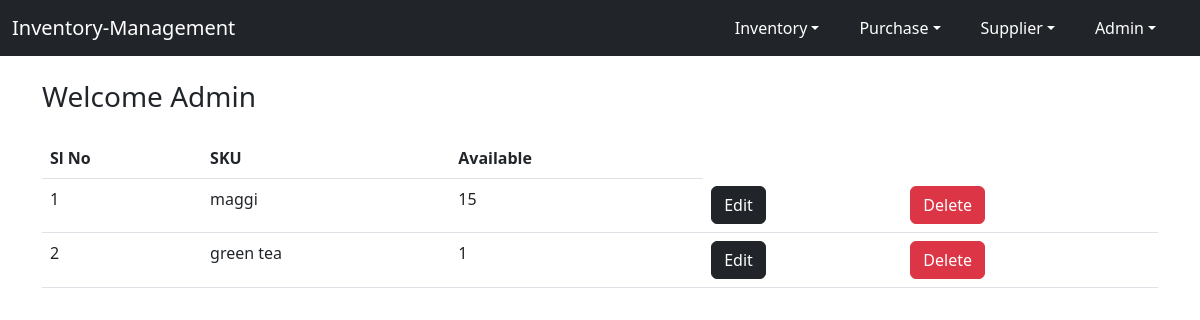
Page /index/ (signed in) on the committed database.
### inventory/models.py (models this page shows, shortened)
class InventoryModel(models.Model):
    sku = models.CharField(max_length=100)
    available_quantity = models.IntegerField()

### inventory/views.py (the view)
# urls.py: path('index/', views.index, name='index'),
@login_required
def index(request):
    model = InventoryModel.objects.all()
    return render(request, 'inventory/index.html', {
        'model': model
    })

### inventory/templates/inventory/index.html (shortened to what this page needs)
{% extends 'base.html' %}
{% block content %}
    <div class='container'>
        <h3 class='mt-4 mb-4'> Welcome {{user.username|capfirst}} </h3>
        <table class="table table-hover">
            <thead>
              <tr>
                <th scope="col">Sl No</th>
                <th scope="col">SKU</th>
                <th scope="col">Available</th>
              </tr>
            </thead>
            <tbody>
                {% for row in model %}
                    <tr>
                        <td>{{ forloop.counter }}</td>
                        <td>{{ row.sku }}</td>
                        <td>{{ row.available_quantity }}</td>
                        <td><a class='btn btn-dark' href={% url 'edit-stock' row.sku %}>Edit</a></td>
                        <td><a class='btn btn-danger' href={% url 'delete-stock' row.sku %}>Delete</a></td>
                    </tr>
                {% endfor %}
            </tbody>
          </table>
    </div>
{% endblock %}

### templates/base.html (shortened to what this page needs)
<!DOCTYPE html>
<html lang="en">
<head>
    <link href="https://cdn.jsdelivr.net/npm/bootstrap@5.2.0-beta1/dist/css/bootstrap.min.css" rel="stylesheet">
</head>
<body>
    <nav class="navbar navbar-expand-lg navbar-dark bg-dark">
        <div class="container-fluid">
            {% if not user.is_authenticated %}
                <a class="navbar-brand" href="{% url 'sign-in' %}">
                    Inventory-Management
                </a>
            {% else %}
                <a class="navbar-brand" href="{% url 'index' %}">
                    Inventory-Management
                </a>
            {% endif %}
            <ul class="nav justify-content-end ">
                {% if not user.is_authenticated %}
                    <li class="nav-item">
                        <a class="nav-link text-white" href="{% url 'sign-up' %}">Sign Up</a>
                    </li>
                 {% else %}
                    <div class="collapse navbar-collapse" id="navbarNavDarkDropdown">
                        <ul class="navbar-nav">
                            <li class="nav-item dropdown me-4">
                                <a class="nav-link text-white dropdown-toggle" href="{% url 'index' %} id="navbarDarkDropdownMenuLink" role="button" data-bs-toggle="dropdown" aria-expanded="false"">Inventory</a>
                            </li>
                            <li class="nav-item dropdown me-4">
                                <a class="nav-link text-white dropdown-toggle" href="#" id="navbarDarkDropdownMenuLink" role="button" data-bs-toggle="dropdown" aria-expanded="false">Purchase</a>
                            </li>
                            <li class="nav-item dropdown me-4">
                                <a class="nav-link text-white dropdown-toggle" href="#" id="navbarDarkDropdownMenuLink" role="button" data-bs-toggle="dropdown" aria-expanded="false">Supplier</a>
                            </li>
                            <li class="nav-item dropdown me-4">
                                <a class="nav-link text-white dropdown-toggle" href="#" id="navbarDarkDropdownMenuLink" role="button" data-bs-toggle="dropdown" aria-expanded="false">{{user.username|capfirst}}</a>
                            </li>
                        </ul>
                    </div>
                {% endif %}
            </ul>
        </div>
    </nav>
    {% block content %}
    {% endblock %}
</body>
</html>

### rows in the picture
InventoryModel: sku "maggi", available_quantity "15"
InventoryModel: sku "green tea", available_quantity "1"

### other values in the picture
{{ user.username|capfirst }} "Admin"
